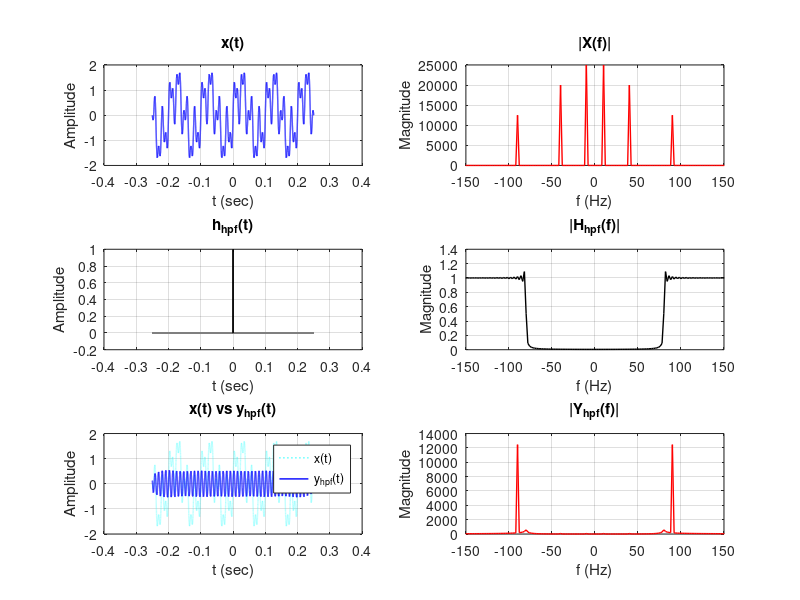

This chart was generated by the following MATLAB code: (Note: this script raises an error after producing the figure.)
clc; clear; close all;

fs = 100e3;
dt = 1/fs;
t = -0.25 : dt : 0.25-dt;

x1 = 1*sin(2*pi*10*t);
x2 = 0.8*sin(2*pi*40*t);
x3 = 0.5*sin(2*pi*90*t);
x = x1 + x2 + x3;

N = length(t);
f = (-N/2:N/2-1)*fs/N;

B_cut = 160;
h_hpf = sinc(fs*t) - B_cut*sinc(B_cut*t)/fs;

y_hpf = conv(x, h_hpf, 'same');

figure
subplot(3,2,1)
plot(t, x, 'b', 'LineWidth', 1)
grid on
title('x(t)')
xlabel('t (sec)')
ylabel('Amplitude')

subplot(3,2,3)
plot(t, h_hpf, 'k', 'LineWidth', 1)
grid on
title('h_{hpf}(t)')
xlabel('t (sec)')
ylabel('Amplitude')

subplot(3,2,5)
plot(t, x, 'c:', 'LineWidth', 1)
hold on
plot(t, y_hpf, 'b', 'LineWidth', 1)
hold off
grid on
legend('x(t)', 'y_{hpf}(t)')
title('x(t) vs y_{hpf}(t)')
xlabel('t (sec)')
ylabel('Amplitude')

subplot(3,2,2)
plot(f, abs(fftshift(fft(x))), 'r', 'LineWidth', 1)
grid on
xlim([-150 150])
title('|X(f)|')
xlabel('f (Hz)')
ylabel('Magnitude')

subplot(3,2,4)
plot(f, abs(fftshift(fft(h_hpf))), 'k', 'LineWidth', 1)
grid on
xlim([-150 150])
title('|H_{hpf}(f)|')
xlabel('f (Hz)')
ylabel('Magnitude')

subplot(3,2,6)
plot(f, abs(fftshift(fft(y_hpf))), 'r', 'LineWidth', 1)
grid on
xlim([-150 150])
title('|Y_{hpf}(f)|')
xlabel('f (Hz)')
ylabel('Magnitude')

sgtitle('Lab 2 HW: HPF by Two sinc')
